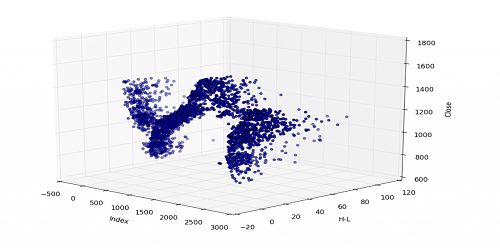
#> input picture 3D-Matplotlib.png, 500 x 250 px
$ python 'Image arithmetics and Logic part2-OpenCV.py'
#> lines starting #> are read from the running program, lines starting #| are printed output that depends on the picture; after the words box and inside, x2 and y2 are one past the last pixel; in counts of white or black regions, pixels touching at a corner belong together; pictures that were not available may be replaced by others from this repository, and a replacement may not be noted
import cv2
import numpy as np

# Load two images
img1 = cv2.imread('3D-Matplotlib.png')
#> img1 is the input picture: shape (250, 500, 3); mean B, G, R 240.9, 235.7, 235.7
img2 = cv2.imread('mainlogo.png')
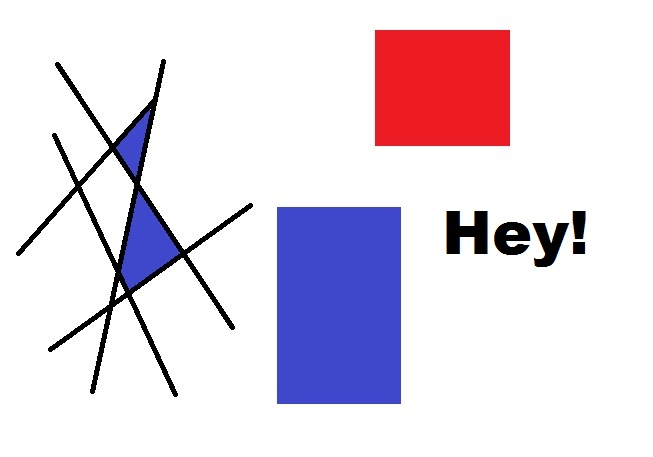
#> input picture opencv-corner-detection-sample.jpg, 653 x 457 px, given in place of mainlogo.png, which was not available
#> img2 is the input picture: shape (457, 653, 3); mean B, G, R 229.7, 216.9, 227

# I want to put logo on top-left corner, So I create a ROI
rows,cols,channels = img2.shape
#> rows = 457; cols = 653; channels = 3
roi = img1[0:rows, 0:cols ]#region of image of idetical size
cv2.imshow('roi',roi)
# Now create a mask of logo and create its inverse mask
img2gray = cv2.cvtColor(img2,cv2.COLOR_BGR2GRAY)#grayed version of python logo
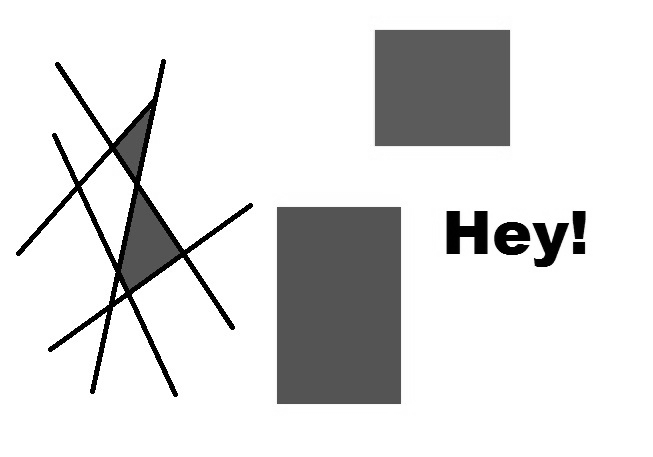
#> img2gray: shape (457, 653); min 0, max 255, mean 221.4

# add a threshold
ret, mask = cv2.threshold(img2gray, 220, 255, cv2.THRESH_BINARY_INV)#mask will be our threshold
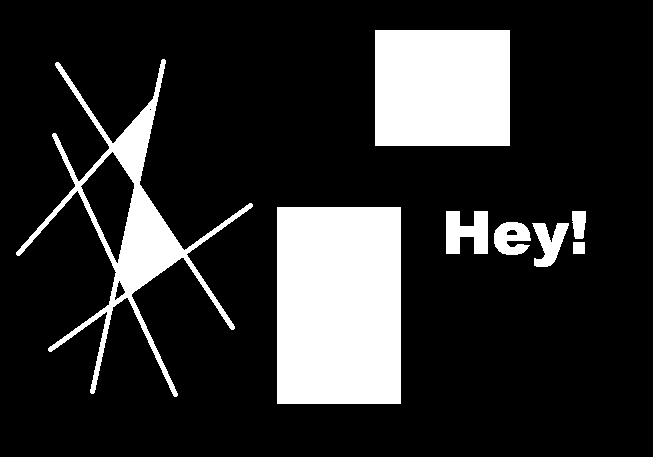
#> mask: shape (457, 653); 18.2% white; 8 white regions, largest, box (x1, y1, x2, y2) and area: (277, 207, 401, 404) 24428, (375, 30, 510, 146) 15660, (16, 59, 253, 397) 10614

#cv2.imshow('mask',mask)
mask_inv = cv2.bitwise_not(mask)
#cv2.imshow('mask1',mask_inv)
# Now black-out the area of logo in ROI
#> (the run stopped early here; a loop or call above may not have finished)
